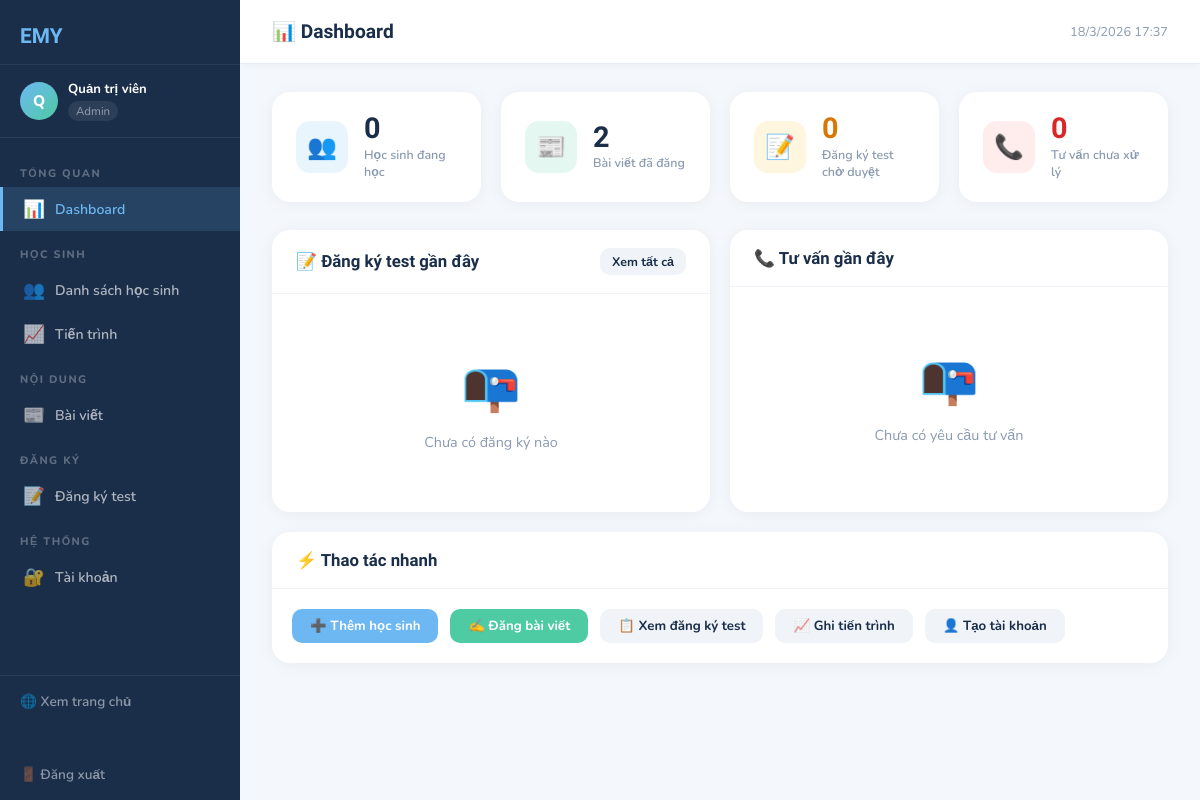
Page /admin/ (signed in) on the committed database.
### models.py (models this page shows)
class User(UserMixin, db.Model):
    __tablename__ = 'users'
    id            = db.Column(db.Integer, primary_key=True)
    fullname      = db.Column(db.String(100), nullable=False)
    email         = db.Column(db.String(120), unique=True, nullable=False)
    password_hash = db.Column(db.String(200), nullable=False)
    role          = db.Column(db.String(20), default='teacher')
    avatar        = db.Column(db.String(200), default='default.png')
    is_active     = db.Column(db.Boolean, default=True)
    created_at    = db.Column(db.DateTime, default=datetime.utcnow)

### routes.py (the view)
@admin_bp.route('/')
@login_required
def dashboard():
    stats = {
        'students':      Student.query.filter_by(status='active').count(),
        'posts':         Post.query.filter_by(is_published=True).count(),
        'registrations': Registration.query.filter_by(status='pending').count(),
        'consultations': Consultation.query.filter_by(status='new').count(),
    }
    recent_regs = Registration.query.order_by(Registration.created_at.desc()).limit(5).all()
    recent_cons = Consultation.query.order_by(Consultation.created_at.desc()).limit(5).all()
    return render_template('admin/dashboard.html', stats=stats,
                           recent_regs=recent_regs, recent_cons=recent_cons)

### app.py (called while the page is built)
@login_manager.user_loader
def load_user(user_id):
    return User.query.get(int(user_id))

### templates/admin/dashboard.html (shortened to what this page needs)
{% extends 'admin/base_admin.html' %}
{% block page_title %}📊 Dashboard{% endblock %}
{% block content %}
<div class="stat-grid">
  <div class="stat-card">
    <div class="stat-icon" style="background:rgba(109,184,242,.15)">👥</div>
    <div>
      <div class="stat-num">{{ stats.students }}</div>
      <div class="stat-label">Học sinh đang học</div>
    </div>
  </div>
  <div class="stat-card">
    <div class="stat-icon" style="background:rgba(78,203,163,.15)">📰</div>
    <div>
      <div class="stat-num">{{ stats.posts }}</div>
      <div class="stat-label">Bài viết đã đăng</div>
    </div>
  </div>
  <div class="stat-card">
    <div class="stat-icon" style="background:rgba(255,209,102,.2)">📝</div>
    <div>
      <div class="stat-num" style="color:#d97706">{{ stats.registrations }}</div>
      <div class="stat-label">Đăng ký test chờ duyệt</div>
    </div>
  </div>
  <div class="stat-card">
    <div class="stat-icon" style="background:rgba(255,127,127,.15)">📞</div>
    <div>
      <div class="stat-num" style="color:#dc2626">{{ stats.consultations }}</div>
      <div class="stat-label">Tư vấn chưa xử lý</div>
    </div>
  </div>
</div>
<div style="display:grid; grid-template-columns:1fr 1fr; gap:20px">
  <div class="card">
    <div class="card-header">
      <h3>📝 Đăng ký test gần đây</h3>
      <a href="{{ url_for('admin.registrations') }}" class="btn btn-secondary btn-sm">Xem tất cả</a>
    </div>
    <div class="card-body">
      {% if recent_regs %}
      <div class="table-wrap">
        <table>
          <thead>
            <tr><th>Tên bé</th><th>Phụ huynh</th><th>Trạng thái</th></tr>
          </thead>
          <tbody>
            {% for r in recent_regs %}
            <tr>
              <td><strong>{{ r.child_name }}</strong><br><small style="color:#8a9ab0">{{ r.child_age }}</small></td>
              <td>{{ r.parent_name }}<br><small style="color:#8a9ab0">{{ r.parent_phone }}</small></td>
              <td>
                <span class="badge badge-{{ r.status }}">
                  {{ {'pending':'Chờ duyệt','confirmed':'Đã xác nhận','done':'Hoàn tất'}[r.status] }}
                </span>
              </td>
            </tr>
            {% endfor %}
          </tbody>
        </table>
      </div>
      {% else %}
      <div class="empty-state"><div class="empty-icon">📭</div><p>Chưa có đăng ký nào</p></div>
      {% endif %}
    </div>
  </div>
  <div class="card">
    <div class="card-header">
      <h3>📞 Tư vấn gần đây</h3>
    </div>
    <div class="card-body">
      {% if recent_cons %}
      <div class="table-wrap">
        <table>
          <thead>
            <tr><th>Họ tên</th><th>Điện thoại</th><th>Dịch vụ</th></tr>
          </thead>
          <tbody>
            {% for c in recent_cons %}
            <tr>
              <td><strong>{{ c.fullname }}</strong></td>
              <td>{{ c.phone }}</td>
              <td><small style="color:#637282">{{ c.service or '—' }}</small></td>
            </tr>
            {% endfor %}
          </tbody>
        </table>
      </div>
      {% else %}
      <div class="empty-state"><div class="empty-icon">📭</div><p>Chưa có yêu cầu tư vấn</p></div>
      {% endif %}
    </div>
  </div>
</div>
<div style="margin-top:20px">
  <div class="card">
    <div class="card-header"><h3>⚡ Thao tác nhanh</h3></div>
    <div class="card-body" style="padding:20px; display:flex; gap:12px; flex-wrap:wrap">
      <a href="{{ url_for('admin.add_student') }}" class="btn btn-primary">➕ Thêm học sinh</a>
      <a href="{{ url_for('admin.add_post') }}" class="btn btn-success">✍️ Đăng bài viết</a>
      <a href="{{ url_for('admin.registrations') }}" class="btn btn-secondary">📋 Xem đăng ký test</a>
      <a href="{{ url_for('admin.progress') }}" class="btn btn-secondary">📈 Ghi tiến trình</a>
      {% if current_user.role == 'admin' %}
      <a href="{{ url_for('admin.add_account') }}" class="btn btn-secondary">👤 Tạo tài khoản</a>
      {% endif %}
    </div>
  </div>
</div>
{% endblock %}

### templates/admin/base_admin.html (shortened to what this page needs)
{% extends 'base.html' %}
{% block body %}
<div class="admin-wrap">
  <aside class="sidebar">
    <a href="{{ url_for('admin.dashboard') }}" class="sidebar-logo">EMY </a>
    <div class="sidebar-user">
      <div class="sidebar-avatar">{{ current_user.fullname[0] }}</div>
      <div>
        <div class="sidebar-uname">{{ current_user.fullname }}</div>
        <span class="sidebar-urole">{{ 'Admin' if current_user.role == 'admin' else 'Giáo viên' }}</span>
      </div>
    </div>
    <nav class="sidebar-nav">
      <div class="nav-section">Tổng quan</div>
      <a href="{{ url_for('admin.dashboard') }}"
         class="nav-link {{ 'active' if request.endpoint == 'admin.dashboard' }}">
        <span class="icon">📊</span> Dashboard
      </a>
      <div class="nav-section">Học sinh</div>
      <a href="{{ url_for('admin.students') }}"
         class="nav-link {{ 'active' if 'student' in request.endpoint }}">
        <span class="icon">👥</span> Danh sách học sinh
      </a>
      <a href="{{ url_for('admin.progress') }}"
         class="nav-link {{ 'active' if 'progress' in request.endpoint }}">
        <span class="icon">📈</span> Tiến trình
      </a>
      <div class="nav-section">Nội dung</div>
      <a href="{{ url_for('admin.posts') }}"
         class="nav-link {{ 'active' if 'post' in request.endpoint }}">
        <span class="icon">📰</span> Bài viết
      </a>
      <div class="nav-section">Đăng ký</div>
      <a href="{{ url_for('admin.registrations') }}"
         class="nav-link {{ 'active' if 'registration' in request.endpoint }}">
        <span class="icon">📝</span> Đăng ký test
      </a>
      {% if current_user.role == 'admin' %}
      <div class="nav-section">Hệ thống</div>
      <a href="{{ url_for('admin.accounts') }}"
         class="nav-link {{ 'active' if 'account' in request.endpoint }}">
        <span class="icon">🔐</span> Tài khoản
      </a>
      {% endif %}
    </nav>
    <div class="sidebar-footer">
      <a href="{{ url_for('public.index') }}" class="logout-btn" style="margin-bottom:10px">
        🌐 Xem trang chủ
      </a><br><br>
      <a href="{{ url_for('auth.logout') }}" class="logout-btn">
        🚪 Đăng xuất
      </a>
    </div>
  </aside>
  <div class="main-content">
    <div class="topbar">
      <div class="topbar-title">{% block page_title %}Dashboard{% endblock %}</div>
      <div class="topbar-right">
        <span class="topbar-time" id="clock"></span>
      </div>
    </div>
    <div class="page-body">
      {% block content %}{% endblock %}
    </div>
  </div>
</div>
{% endblock %}

### templates/base.html (style rules this page uses)
:root { --sky:#6DB8F2; --mint:#4ECBA3; --sun:#FFD166; --coral:#FF7F7F; --lav:#B89EE8; --cream:#FFF9F0; --deep:#1A2E4A; --soft:#EAF4FF; --white:#ffffff; --sidebar-w: 240px; }
* { margin:0;padding:0;box-sizing:border-box; }
body { font-family:'Nunito',sans-serif;background:#f4f7fb;color:var(--deep); }

### templates/admin/base_admin.html (style rules this page uses)
:root { --sidebar-w:240px; }
.admin-wrap { display:flex; min-height:100vh; }
.sidebar { width:var(--sidebar-w); background:var(--deep); position:fixed; top:0; left:0; height:100vh; display:flex; flex-direction:column; overflow-y:auto; z-index:50; }
.sidebar-logo { padding:24px 20px 16px; font-family:'Baloo 2',cursive; font-size:1.3rem; font-weight:800; color:var(--sky); text-decoration:none; display:flex; align-items:center; gap:8px; border-bottom:1px solid rgba(255,255,255,.08); }
.sidebar-user { padding:16px 20px; border-bottom:1px solid rgba(255,255,255,.08); display:flex; align-items:center; gap:10px; }
.sidebar-avatar { width:38px; height:38px; border-radius:50%; background:linear-gradient(135deg,var(--sky),var(--mint)); display:flex; align-items:center; justify-content:center; font-weight:800; color:#fff; font-size:.95rem; flex-shrink:0; }
.sidebar-uname { font-size:.82rem; font-weight:700; color:#fff; line-height:1.3; }
.sidebar-urole { font-size:.72rem; color:rgba(255,255,255,.5); background:rgba(255,255,255,.08); padding:2px 8px; border-radius:20px; margin-top:3px; display:inline-block; }
.sidebar-nav { flex:1; padding:12px 0; }
.nav-section { padding:16px 20px 6px; font-size:.68rem; font-weight:800; letter-spacing:1.5px; color:rgba(255,255,255,.3); text-transform:uppercase; }
.nav-link { display:flex; align-items:center; gap:10px; padding:10px 20px; color:rgba(255,255,255,.65); text-decoration:none; font-size:.88rem; font-weight:600; transition:all .2s; border-left:3px solid transparent; }
.nav-link.active { background:rgba(109,184,242,.15); color:var(--sky); border-left-color:var(--sky); }
.nav-link .icon { font-size:1.1rem; width:22px; text-align:center; }
.sidebar-footer { padding:16px 20px; border-top:1px solid rgba(255,255,255,.08); }
.logout-btn { display:flex; align-items:center; gap:10px; color:rgba(255,255,255,.5); text-decoration:none; font-size:.85rem; font-weight:600; transition:color .2s; }
.main-content { margin-left:var(--sidebar-w); flex:1; display:flex; flex-direction:column; min-height:100vh; }
.topbar { background:#fff; padding:0 32px; height:64px; display:flex; align-items:center; justify-content:space-between; border-bottom:1px solid #e8eef4; position:sticky; top:0; z-index:40; box-shadow:0 2px 8px rgba(0,0,0,.04); }
.topbar-title { font-family:'Baloo 2',cursive; font-size:1.2rem; font-weight:700; }
.topbar-right { display:flex; align-items:center; gap:12px; }
.topbar-time { font-size:.8rem; color:#8a9ab0; }
.page-body { padding:28px 32px; flex:1; }
.stat-grid { display:grid; grid-template-columns:repeat(4,1fr); gap:20px; margin-bottom:28px; }
.stat-card { background:#fff; border-radius:18px; padding:22px 24px; box-shadow:0 2px 16px rgba(0,0,0,.05); display:flex; align-items:center; gap:16px; transition:transform .2s; }
.stat-icon { width:52px; height:52px; border-radius:14px; display:flex; align-items:center; justify-content:center; font-size:1.5rem; flex-shrink:0; }
.stat-num { font-family:'Baloo 2',cursive; font-size:1.8rem; font-weight:800; line-height:1; }
.stat-label { font-size:.78rem; color:#8a9ab0; margin-top:3px; font-weight:600; }
.card { background:#fff; border-radius:18px; box-shadow:0 2px 16px rgba(0,0,0,.05); overflow:hidden; }
.card-header { padding:18px 24px; border-bottom:1px solid #f0f4f8; display:flex; align-items:center; justify-content:space-between; }
.card-header h3 { font-family:'Baloo 2',cursive; font-size:1.05rem; font-weight:700; }
.card-body { padding:0; }
.btn { padding:8px 18px; border-radius:10px; font-weight:700; font-size:.83rem; border:none; cursor:pointer; text-decoration:none; display:inline-flex; align-items:center; gap:6px; transition:all .2s; }
.btn-primary { background:var(--sky); color:#fff; }
.btn-success { background:var(--mint); color:#fff; }
.btn-secondary { background:#f0f4f8; color:var(--deep); }
.btn-sm { padding:5px 12px; font-size:.78rem; }
.empty-state { text-align:center; padding:60px 20px; color:#8a9ab0; }
.empty-state .empty-icon { font-size:3rem; margin-bottom:12px; }
.empty-state p { font-size:.9rem; }

### rows in the picture
User: fullname "Q", fullname "Quản trị viên", role "Admin"

### other values in the picture
{{ stats.students }} "0"
{{ stats.posts }} "2"
{{ stats.registrations }} "0"
{{ stats.consultations }} "0"
